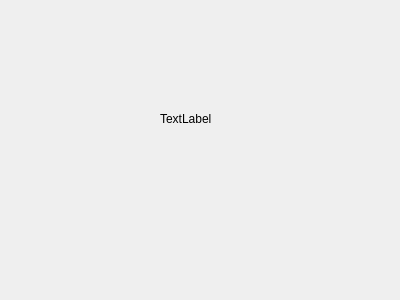
<?xml version="1.0" encoding="UTF-8"?>
<ui version="4.0">
 <class>DrawWidget</class>
 <widget class="QWidget" name="DrawWidget">
  <property name="geometry">
   <rect>
    <x>0</x>
    <y>0</y>
    <width>400</width>
    <height>300</height>
   </rect>
  </property>
  <property name="windowTitle">
   <string>Form</string>
  </property>
  <widget class="QLabel" name="label">
   <property name="geometry">
    <rect>
     <x>160</x>
     <y>110</y>
     <width>54</width>
     <height>17</height>
    </rect>
   </property>
   <property name="text">
    <string>TextLabel</string>
   </property>
  </widget>
 </widget>
 <resources/>
 <connections/>
</ui>
